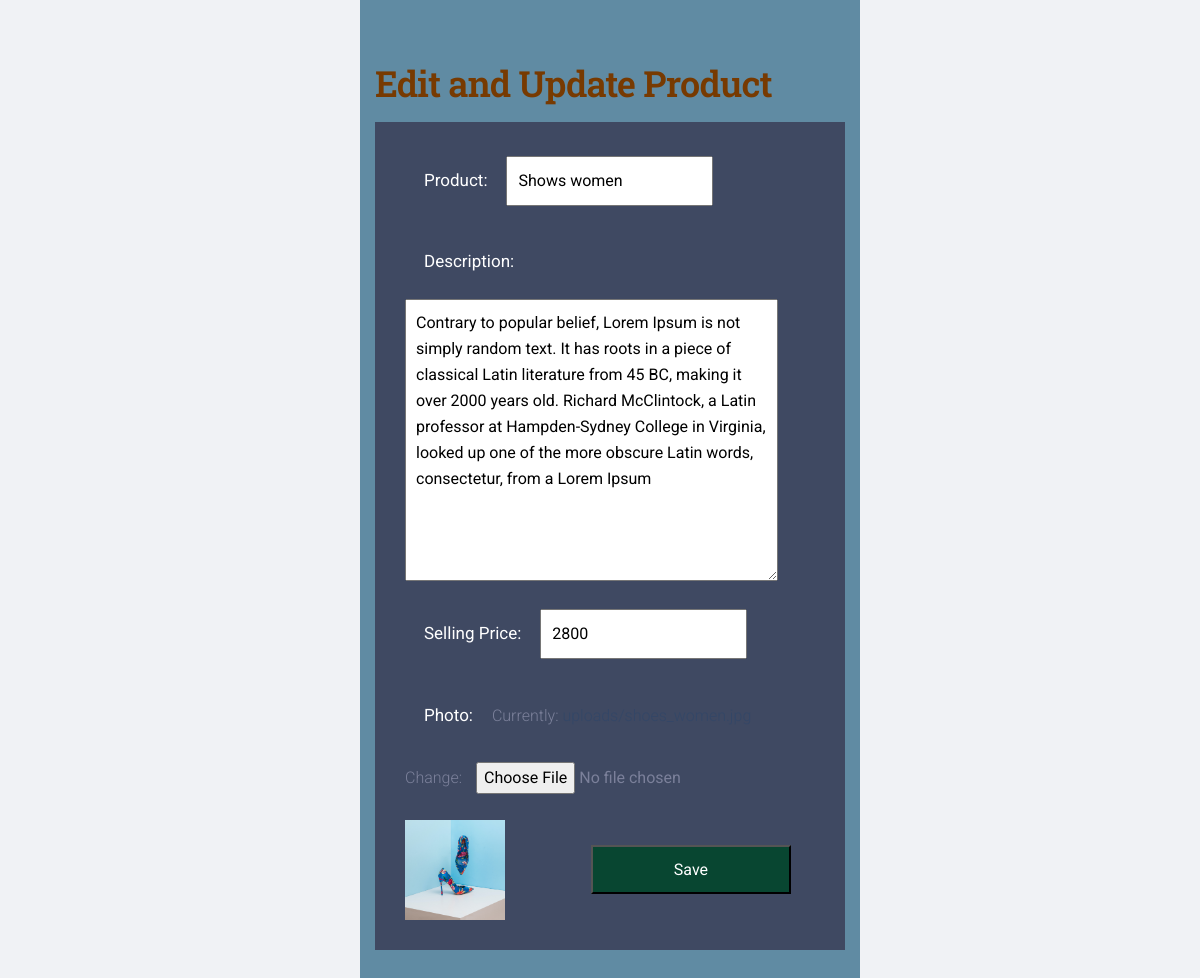
The page /8/update (signed in) on the database its author committed.
### online_retailer/models.py (models this page shows)
class product(models.Model):
    P_brand= models.ForeignKey(brand, on_delete=models.CASCADE,default='1')
    pcate= models.ForeignKey(pcategory, on_delete=models.CASCADE,default='1')
    pname =models.CharField(max_length=50,verbose_name="Product")
    pdescription =models.TextField(max_length=500,verbose_name="Description")
    psalep=models.IntegerField(verbose_name="Selling Price")
    pdiscountp= models.IntegerField()
    psize=models.CharField(max_length=50,verbose_name="Size")
    product_stock= models.IntegerField()
    product_creation_date= models.DateField()
    photo=models.ImageField(upload_to='uploads/',default='default.jpg')

### online_retailer/views.py (the view)
# urls.py: path('<pk>/update', productUpdateView.as_view(),name="Product_update"),
@method_decorator(login_required, name="dispatch")
class productUpdateView(UpdateView):
    model = product
    fields = [
        "pname",
        "pdescription",
        "psalep",
        "photo"
    ]
    success_url ="/"

### online_retailer/templates/online_retailer/product_form.html (shortened to what this page needs)
{% extends 'layouts/base-fullscreen.html' %}
    {% block content %}
       <div class="form_wrapper">
       <h2>Edit and Update Product</h2>
     <form method="post" class="FormEdit">
            {{ form.as_p }}
            <img src="{{object.photo.url}}" alt="List image" style="width:100px; height:100px;">
            <input type="submit" class="save_btn" value="Save">
        </form>
    </div>
    {% endblock content %}

### online_retailer/static/assets/css/custom.css (style rules this page uses)
.form_wrapper { width:500px; height:1000px; background-color: #608ba3; margin-left:30%; padding: 15px; padding-top: 60px; }
h2 { color:rgb(119, 58, 1) }
.FormEdit { margin-top: 15px; background-color: #3f4962; padding:30px }
.FormEdit label { color:white; font-size: 17px; padding: 15px; }
.FormEdit input { padding: 10px; }
.FormEdit textarea { padding:10px; }
.save_btn { width:200px; background-color: rgb(8, 70, 49); color: white; margin-left:20%; }

### rows shown on the page
product: pname "Shows women", pdescription "Contrary to popular belief, Lorem Ipsum is not simply random text. It has roots in a piece of classical Latin literature from 45 BC, making it over 2000 years old. Richard McClintock, a Latin professor at Hampden-Sydney College in Virginia, looked up one of the more obscure Latin words, consectetur, from a Lorem Ipsum", psalep "2800", photo (picture)
